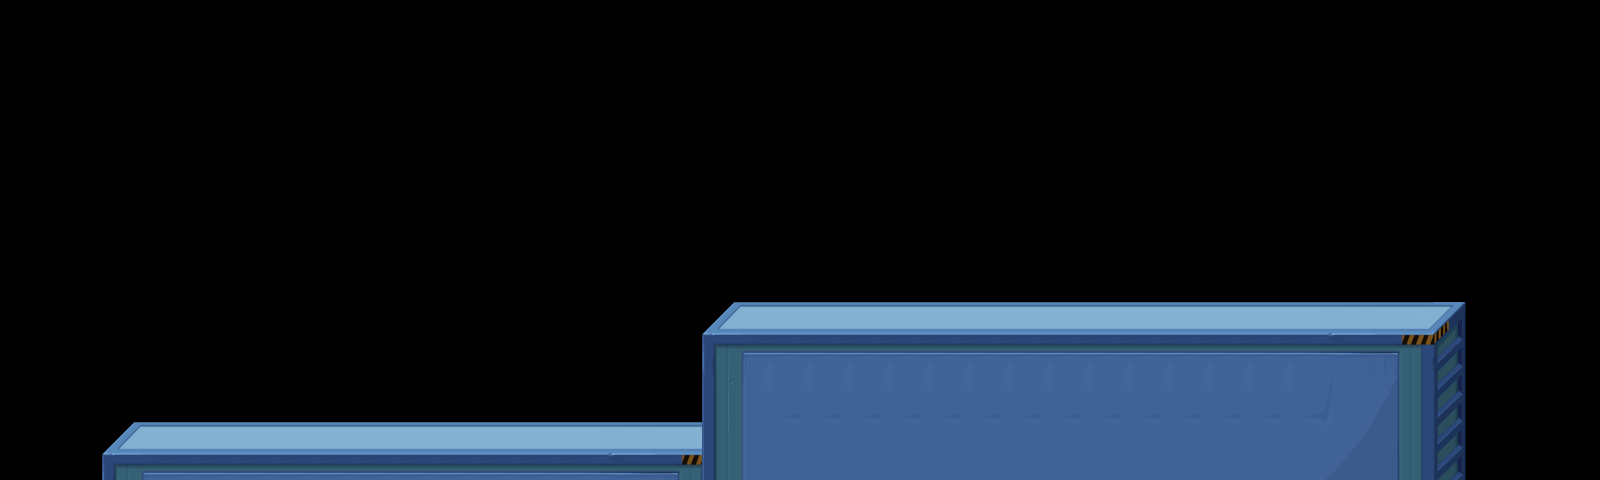

A level layout from a 2D game, rendered from its tile map. Below: a short description, then the map file with tile-grid data replaced by summaries:
An orthogonal 40x12 tile map with 40x40 px tiles, 2 tile layers (show2, show1) and 11 objects.

<map version="1.0" orientation="orthogonal" width="40" height="12" tilewidth="40" tileheight="40">
 <tileset firstgid="1" name="main" tilewidth="40" tileheight="40">
  <image source="main.png" width="280" height="240" />
 </tileset>
 <layer name="show2" width="40" height="12">
  <data>[480 cells, 34 non-empty, 14 distinct tile ids]</data>
 </layer>
 <layer name="show1" width="40" height="12">
  <data>[480 cells, 100 non-empty, 35 distinct tile ids]</data>
 </layer>
 <objectgroup name="collision" width="40" height="12">
  <object x="120" y="440" width="600" height="40" />
  <object x="720" y="320" width="720" height="160" />
 </objectgroup>
 <objectgroup name="items" width="40" height="12">
  <object x="960" y="160" />
  <object x="1000" y="120" />
  <object x="1040" y="160" />
  <object x="1000" y="200" />
  <object x="1240" y="160" />
  <object x="1320" y="160" />
  <object x="1280" y="120" />
  <object x="1280" y="200" />
 </objectgroup>
 <objectgroup name="enemy" width="40" height="12">
  <object x="1120" y="80" />
 </objectgroup>
</map>
